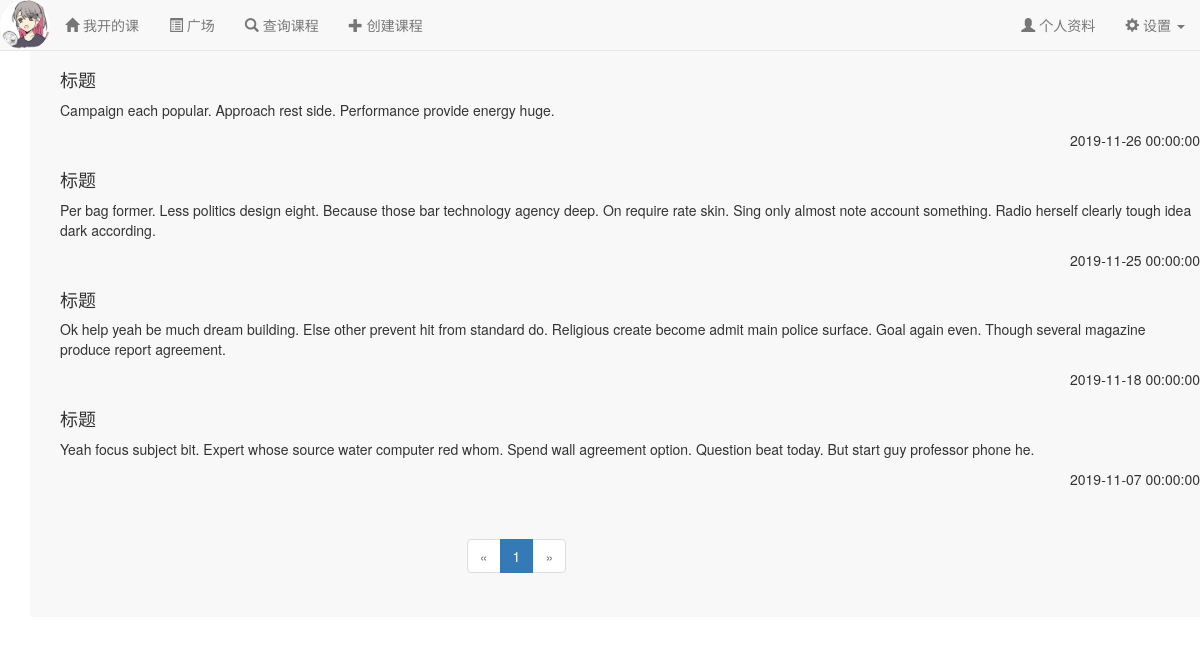
The page /course/announcement/2 (signed in) on the database its author committed.
### app/models.py (models this page shows, shortened)
class User(UserMixin, db.Model):
    __tablename__ = 'users'
    id = db.Column(db.Integer, primary_key=True, autoincrement=True)
    name = db.Column(db.String(64)) #真实姓名(不同于用户名)
    location = db.Column(db.String(64)) #位置
    about_me = db.Column(db.Text()) #个人介绍
    member_since = db.Column(db.DateTime(), default=localtime)    #注册时间
    last_seen = db.Column(db.DateTime(), default=localtime)   #最后一次访问的时间
    email = db.Column(db.String(64), unique=True, index=True)   #电子邮箱
    nickname = db.Column(db.String(64))    #昵称
    role_id = db.Column(db.Integer, db.ForeignKey('roles.id'))  #角色id
    password_hash = db.Column(db.String(128))   #密码hash
    confirmed = db.Column(db.Boolean, default=False)    #是否已经确认账户
    headicon_url = db.Column(db.String(64)) #头像图标的url
    student = db.relationship('Student', backref='user', uselist=False) #通过Student的user字段拿到用户信息
    teacher = db.relationship('Teacher', backref='user', uselist=False) #通过Teacher的user字段拿到用户信息
    posts = db.relationship('Post', backref='author', lazy='dynamic') #该用户发布的动态
    followed = db.relationship('Follow',
                               foreign_keys=[Follow.follower_id],
                               backref=db.backref('follower', lazy='joined'),
                               lazy='dynamic',
                               cascade='all, delete-orphan')
    followers = db.relationship('Follow',
                               foreign_keys=[Follow.followed_id],
                               backref=db.backref('followed', lazy='joined'),
                               lazy='dynamic',
                               cascade='all, delete-orphan')
    comments = db.relationship('Comment', backref='author', lazy='dynamic') #该用户发表的评论
    like_posts = db.relationship('PostLike',
                                  foreign_keys=[PostLike.user_id],
                                  backref=db.backref('user', lazy='joined'),
                                  lazy='dynamic',
                                  cascade='all, delete-orphan')
    @property
    def password(self):
        raise AttributeError('Password is not a readable attribute!')
    @login_manager.user_loader
    def load_user(user_id):
        return User.query.get(int(user_id))
    def ping(self):
        self.last_seen = localtime()
        db.session.add(self)
        db.session.commit()

class Announcement(db.Model):
    __tablename__ = 'announcements'
    course_id = db.Column(db.Integer, db.ForeignKey('courses.course_id'), primary_key=True)
    timestamp = db.Column(db.DateTime, default=localtime, primary_key=True)
    title = db.Column(db.Text) #公告标题
    body = db.Column(db.Text) #原公告内容
    body_html = db.Column(db.Text) #富文本形式

### app/course/views.py (the view)
@course.route('/announcement/<int:course_id>')
@login_required
def announcement(course_id):
    page = request.args.get('page', 1, type=int)
    pagination = Announcement.query.filter_by(course_id=course_id).order_by(Announcement.timestamp.desc()).paginate(
        page, per_page=current_app.config['FLASKY_COURSE_PER_PAGE'],
        error_out=False)
    announcements = [item for item in pagination.items]
    return render_template('course/announcement.html', announcements=announcements, pagination=pagination,
                           course_id=course_id)

### app/auth/views.py (called while the page is built)
@auth.before_app_request
def before_request():
    if current_user.is_authenticated:
        current_user.ping()
        if not current_user.confirmed \
                and request.endpoint \
                and request.blueprint != 'auth' \
                and request.endpoint != 'static':
            return redirect(url_for('auth.unconfirmed'))

### app/main/__init__.py (called while the page is built)
@main.app_context_processor
def inject_permissions():
    return dict(Permission=Permission)

### app/utils.py (called while the page is built)
def localtime():
    time_str = datetime.datetime.now().strftime('%Y-%m-%d %H:%M:%S')
    return datetime.datetime.strptime(time_str,"%Y-%m-%d %H:%M:%S")

### app/templates/course/announcement.html (shortened to what this page needs)
{% extends "/base.html" %}
{% import "/_macros.html" as macros %}
{% block page_content %}
<div class="container navbar-default" style="height:100%;padding-top:30px;">
    <div class="container">
        {% for each in announcements %}
        <div style="padding-top:30px">
            <h4>{{ each.title }}</h4>
            <div style="width:100%;word-wrap:break-word">
                {{ each.body_html | safe }}
            </div>
            <p style="float:right">{{ each.timestamp }}</p>
        </div>
        {% endfor %}
    </div>
    <div class="pagination" style="margin-left:37%">
        {{ macros.pagination_widget(pagination, 'course.announcement', course_id=course_id) }}
    </div>
</div>
{% endblock %}

### app/templates/base.html (shortened to what this page needs)
{% extends "bootstrap/base.html" %}
{% block head %}
{{ super() }}
{% endblock %}
{% block navbar %}
<nav class="navbar navbar-default navbar-fixed-top" >
    <div class="container-fluid">
        <div class="navbar-header">
            <div class="navbar-brand" style="padding:1%">
                <a href="{{ url_for('main.user', email=current_user.email) }}">
                    <img src="{{ url_for('static', filename='headicon/'+current_user.headicon_url) }}" class="img-circle" style="height:100%;" />
                </a>
            </div>
        </div>
        <div class="collapse navbar-collapse" id="navbar-collapse">
            <ul class="nav navbar-nav">
                <li><a href="{{ url_for('course.index') }}"><span class="glyphicon glyphicon-home"></span>&nbsp;{% if current_user.role.name == 'Student' %}我的课程{% else %}我开的课{% endif %}</a></li>
                <li><a href="{{ url_for('forum.index') }}"><span class="glyphicon glyphicon-list-alt"></span>&nbsp;广场</a></li>
                <li><a href="{{ url_for('course.query_course') }}"><span class="glyphicon glyphicon-search"></span>&nbsp;查询课程</a></li>
                {% if current_user.role.name == 'Teacher' %}
                <li><a href="{{ url_for('course.create_course') }}"><span class="glyphicon glyphicon-plus"></span>&nbsp;创建课程</a></li>
                {% endif %}
            </ul>
            <ul class="nav navbar-nav navbar-right ">
                <li>
                    <a href="{{ url_for('main.user', email=current_user.email) }}">
                        <span class="glyphicon glyphicon-user"></span>
                        个人资料
                    </a>
                </li>
                <li class="dropdown">
                    <a class="dropdown-toggle" data-toggle="dropdown" href="#">
                        <span class="glyphicon glyphicon-cog"></span>&nbsp;设置
                        <b class="caret"></b>
                    </a>
                </li>
            </ul>
        </div>
    </div>
</nav>
{% endblock %}
{% block content %}
<div class="container">
    {% block page_content %}{% endblock %}
</div>
{% endblock %}

### rows shown on the page
User: headicon_url (placeholder picture)
Announcement: title "标题", body_html "Campaign each popular. Approach rest side. Performance provide energy huge.", timestamp "2019-11-26 00:00:00"
Announcement: title "标题", body_html "Per bag former. Less politics design eight. Because those bar technology agency deep. On require rate skin. Sing only almost note account something. Radio herself clearly tough idea dark according.", timestamp "2019-11-25 00:00:00"
Announcement: title "标题", body_html "Ok help yeah be much dream building. Else other prevent hit from standard do. Religious create become admit main police surface. Goal again even. Though several magazine produce report agreement.", timestamp "2019-11-18 00:00:00"
Announcement: title "标题", body_html "Yeah focus subject bit. Expert whose source water computer red whom. Spend wall agreement option. Question beat today. But start guy professor phone he.", timestamp "2019-11-07 00:00:00"

### other values the page prints
{{ p }} "1"
